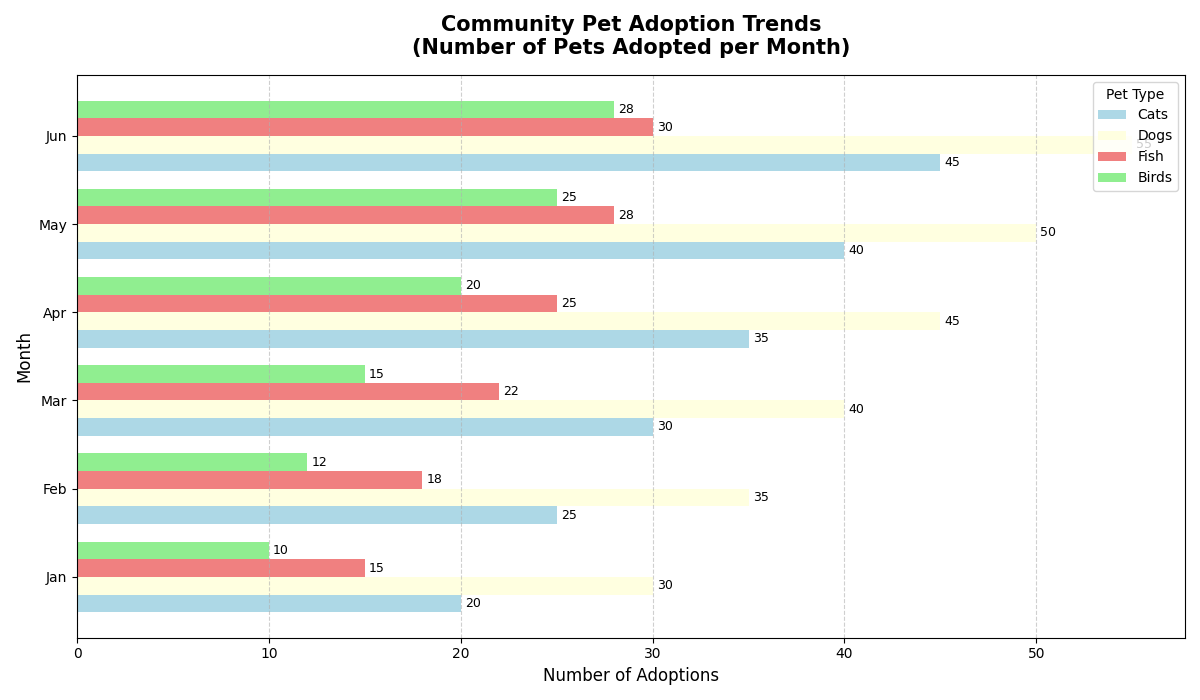

The script that drew this image:
import matplotlib.pyplot as plt
import numpy as np

# Categories and data
months = ['Jan', 'Feb', 'Mar', 'Apr', 'May', 'Jun']
cats = [20, 25, 30, 35, 40, 45]
dogs = [30, 35, 40, 45, 50, 55]
fish = [15, 18, 22, 25, 28, 30]
birds = [10, 12, 15, 20, 25, 28]

fig, ax = plt.subplots(figsize=(12, 7))

# Bar details
y = np.arange(len(months))
bar_height = 0.2

# Create horizontal bars
bars_cats = ax.barh(y - 3*bar_height/2, cats, height=bar_height, label='Cats', color='lightblue')
bars_dogs = ax.barh(y - bar_height/2, dogs, height=bar_height, label='Dogs', color='lightyellow')
bars_fish = ax.barh(y + bar_height/2, fish, height=bar_height, label='Fish', color='lightcoral')
bars_birds = ax.barh(y + 3*bar_height/2, birds, height=bar_height, label='Birds', color='lightgreen')

ax.set_title('Community Pet Adoption Trends\n(Number of Pets Adopted per Month)', fontsize=15, fontweight='bold', pad=15)
ax.set_xlabel('Number of Adoptions', fontsize=12)
ax.set_ylabel('Month', fontsize=12)

ax.set_yticks(y)
ax.set_yticklabels(months, fontsize=10)
ax.grid(axis='x', linestyle='--', alpha=0.6)

ax.legend(title='Pet Type', loc='upper right', fontsize=10)

def add_value_labels(bars):
    for bar in bars:
        width = bar.get_width()
        ax.annotate(f'{width}',
                    xy=(width, bar.get_y() + bar.get_height() / 2),
                    xytext=(3, 0),
                    textcoords="offset points",
                    ha='left', va='center', fontsize=9)

add_value_labels(bars_cats)
add_value_labels(bars_dogs)
add_value_labels(bars_fish)
add_value_labels(bars_birds)

plt.tight_layout()
plt.show()
